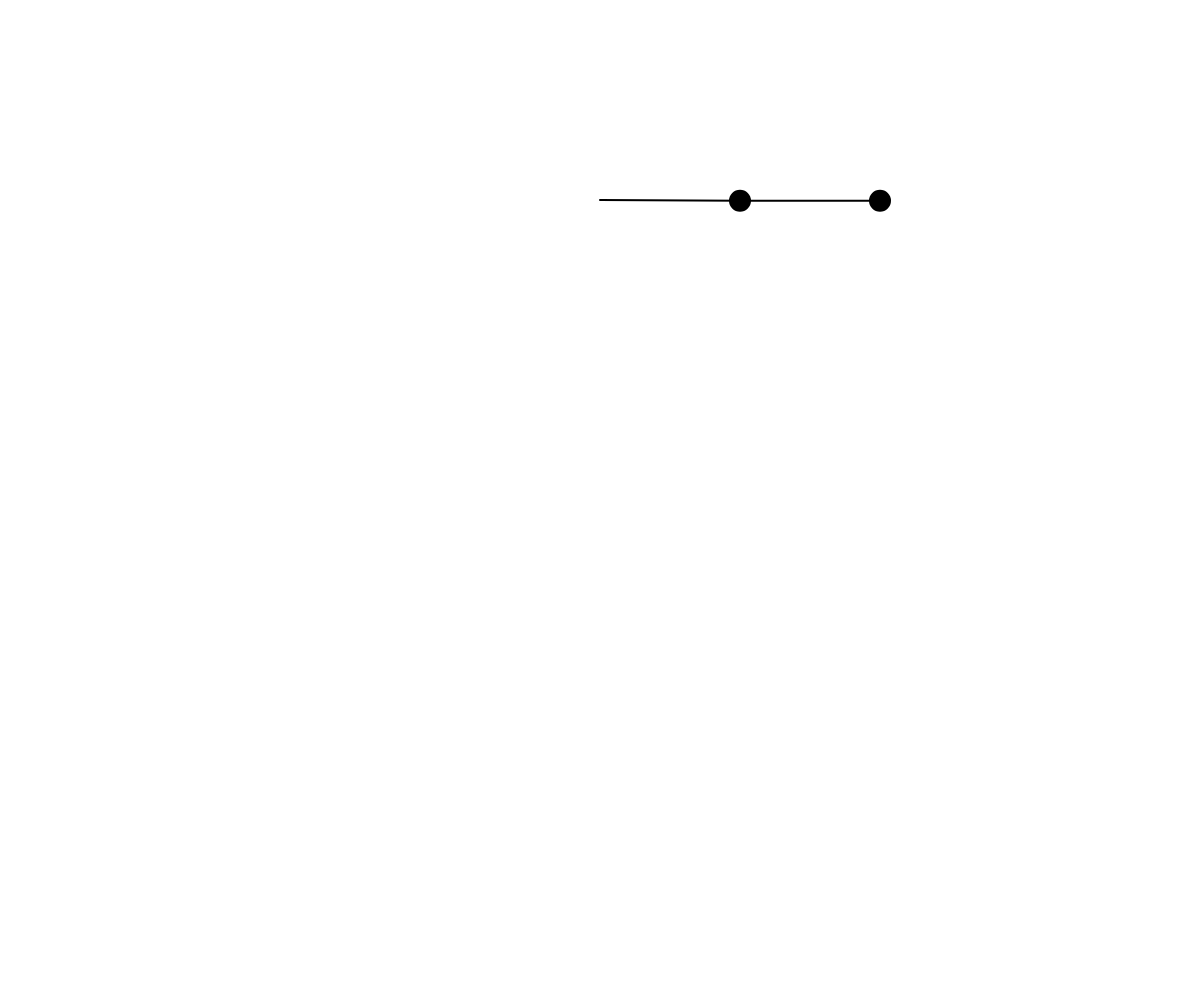
Frame 1 (no input)
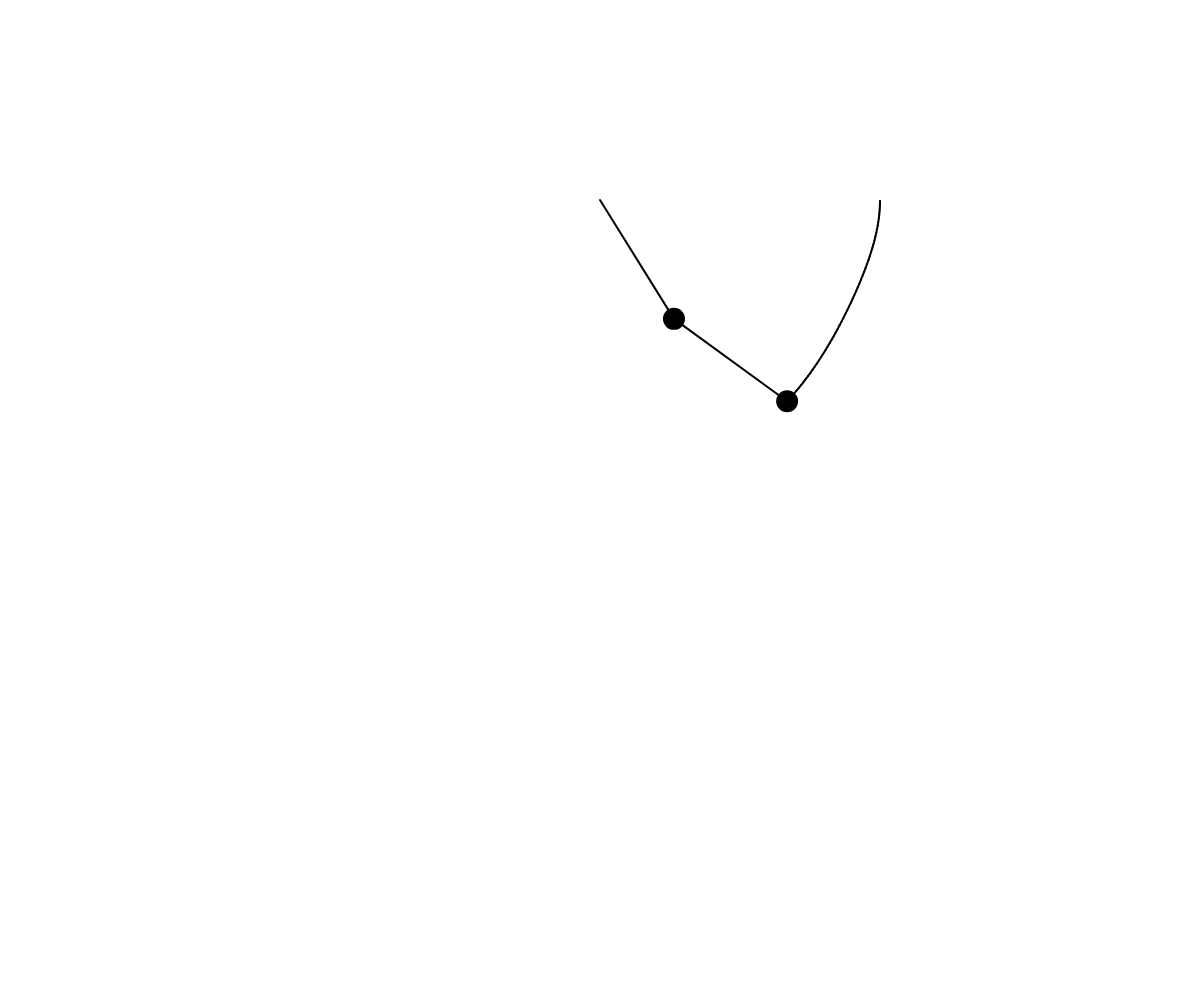
Frame 60 (no input)
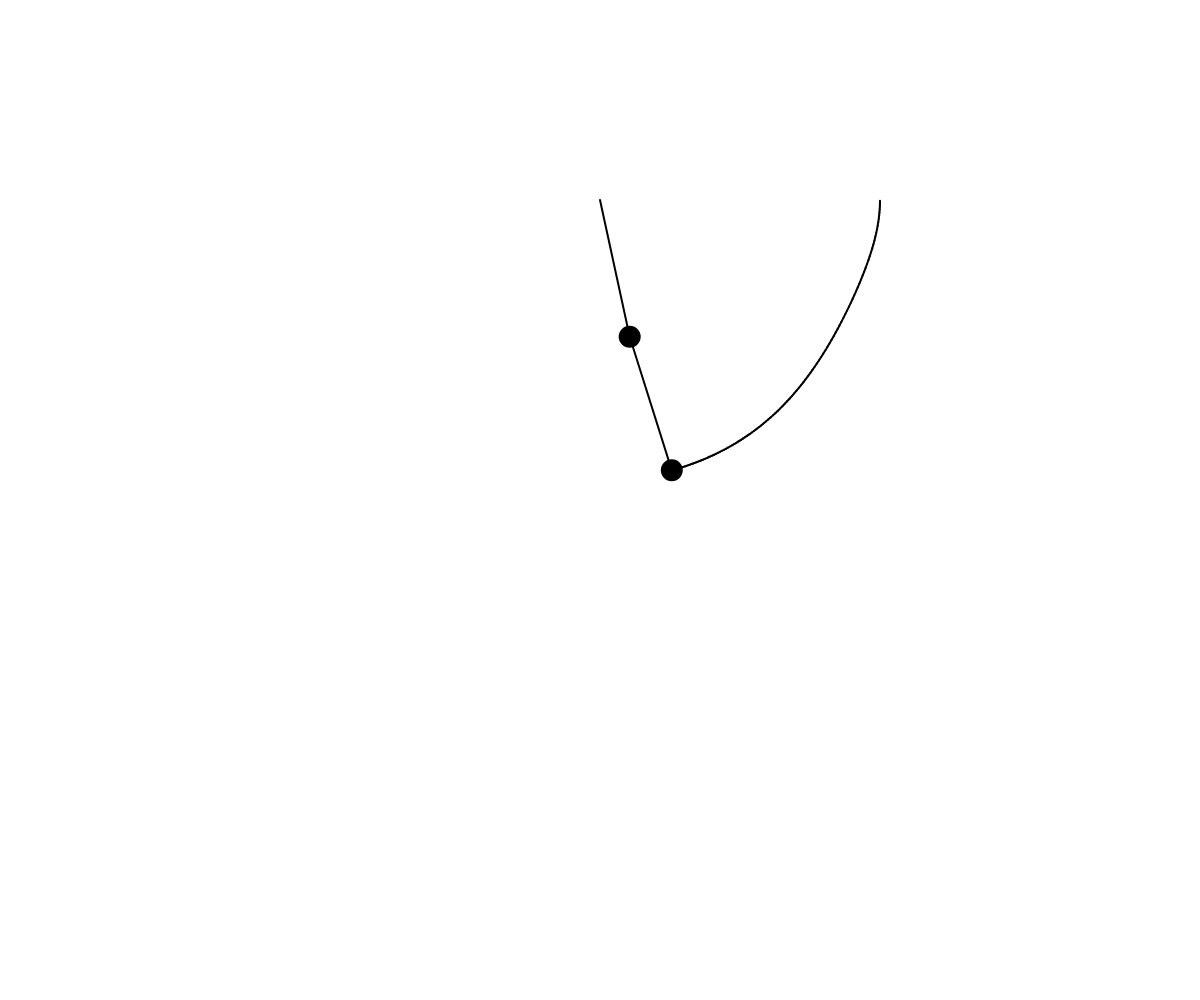
Frame 120 (the mouse pressed at the canvas centre since frame 60)

The p5.js sketch that drew these frames (run headless with seeded random() and noise() and a simulated clock; from frame 60 on, the mouse is pressed at the canvas centre):

// p5.js sketch
// ── sketch.js
new p5();

// Coordinates corresponding to position of pendulum
let cx;
let cy; 

// coefficient of friction
let mu = 0.8

// Length, mass and angle of pendulum
let r1 = 140;
let r2 = 140;
let m1 = 20;
let m2 = 20;
let a1 = PI /2; // Starts at 90 DEGREES
let a2 = PI /2; // Starts at 90 DEGREES

// Position of pendulum
let x1;
let y1;
let x2;
let y2;

// Velocity of pendulum
let a1_v = 0;
let a2_v = 0;

// Acceleration of gravity on Earth (cheezed)
let g = 1;

// Previous position of secodn pendulum
let px2;
let py2; 

// Background (used to draw trail)
let pg;


let p1;
let pa = 0;

function setup() {
	createCanvas(windowWidth, windowHeight);
	pg = createGraphics(width, height);

	cx = width / 2;
	cy = 200;
	
	pg.background('white');
}

function draw() {
	image(pg, 0, 0);

	calculations();
	sketchPendulum();
	sketchTrail();

	px2 = x2;
	py2 = y2;
}

function mouseClicked() {
	let d1 = distanceToPendulum(x1, y1);
	let d2 = distanceToPendulum(x2, y2);

	if (d1 > d2) {
		p1 = true;
	}
}

function mouseDragged() {
	noLoop(); 
	
	let a = atan2(mouseY - height / 2, mouseX - width / 2);

	let j = a - pa;
	if (p1){
		a1 += j;
		a1_v = 0;
		a2_v = 0;
		a1_a = 0;
		a2_a = 0;
		//calculations();
		//sketchPendulum();
	} else {
		a2 += j;
		a1_v = 0;
		a2_v = 0;
		a1_a = 0;
		a2_a = 0;
		//calculations();
		//sketchPendulum();
	}
	pa = a
	console.log(j);
}

function mouseReleased() {
	loop();
}

function distanceToPendulum(x, y) {
	let deltaX = mouseX - (x + cx); 
	let deltaY = mouseY - (y + cy);

	return sqrt(sq(deltaX) + sq(deltaY));
}

function sketchPendulum() {
	translate(cx, cy);
	
	// Pendulum 1
	push();
	stroke('black');
	strokeWeight(2);
	fill('black');	
	
	line(0, 0, x1, y1);
	ellipse(x1, y1, m1);
	pop();
	
	// Pendulum 2
	push();
	stroke('black');
	strokeWeight(2);
	fill('black');

	line(x1, y1, x2, y2);
	ellipse(x2, y2, m2);
	pop();
}

function sketchTrail() {
	pg.push();
	pg.translate(cx, cy);
	pg.strokeWeight(2);
	pg.stroke('black');
	if (frameCount > 1) {
		pg.line(px2, py2, x2, y2);
	}
	pg.pop();
}

function calculations() {
	// Calculating the acceleraion of the double pendulum (see: https://www.myphysicslab.com/pendulum/double-pendulum-en.html)
	let num1 = -g * (2 * m1 + m2) * sin(a1);
	let num2 = -m2 * g * sin(a1 - 2 * a2);
	let num3 = -2 * sin(a1 - a2) * m2;
	let num4 = sq(a2_v) * r2 + sq(a1_v) * r1 * cos(a1 - a2);

	let numerator = num1 + num2 + num3 * num4;
	let denominator = r1 * (2 * m1 + m2 - m2 * cos(2 * a1 - 2 * a2));
	
	let a1_a = numerator / denominator;
	
	
	num1 = 2 * sin(a1 - a2);
	num2 = sq(a1_v) * r1 * (m1 + m2);
	num3 = g * (m1 + m2) * cos(a1);
	num4 = sq(a2_v) * r2 * m2 * cos(a1 - a2);
	
	numerator = num1 * (num2 + num3 + num4);
	denominator = r2 * (2 * m1 + m2 - m2 * cos(2 * a1 - 2 * a2));
	
	let a2_a = numerator / denominator;

	// Velocity changed by acceleration of pendulum
	a1_v += a1_a;
	a2_v += a2_a;

	// Velocity affected by friction
	a1_v *= mu;
	a2_v *= mu;
	
	// Position changed by velocity of pendulum
	a1 += a1_v;
	a2 += a2_v;

	x1 = r1 * sin(a1);
	y1 = r1 * cos(a1);

	x2 = x1 + r2 * sin(a2);
	y2 = y1 + r2 * cos(a2);
}
